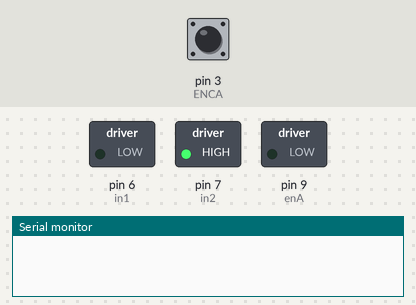
Bench run of a sketch on a simulated Arduino Uno, built with avr-gcc and run on an emulated ATmega328P. On the bench: switched loads named in the sketch (green lamp = pin HIGH), the last lines printed to the serial monitor. The test bench sets the inputs (shaded band); at power-on: pin 3 (ENCA) HIGH.

Above: at 0.1 s.
At 0.9 s:
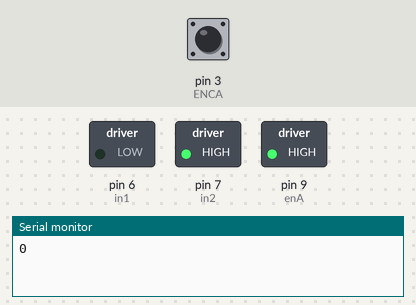
Timing chart, 0 to 2.4 s (numbered marks = the images above):
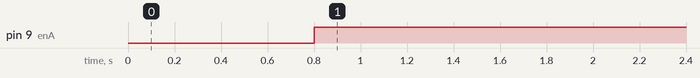

Measured:
- by itself, pin 9 (enA): LOW → HIGH at 0.80 s

The sketch:

Motor_two_Open_Loop.ino
```cpp
#include <util/atomic.h> // For the ATOMIC_BLOCK macro
//Motor driver pin decleration
#define enA 9
#define in1 6
#define in2 7
//Encoder pin Decleration
#define ENCA 3 // YELLOW
#define ENCB 2 // WHITE

volatile int posi = 0; // specify posi as volatile
volatile int pos = 0; // specify posi as volatile
float prevTime = 0; // variable to store the previous time
float currentTime = 0;
volatile int prevPos = 0; // variable to store the previous position
float velocity = 0; // variable to store the calculated velocity
int CPR = 11; //CPR is counts per revolution of encoder

double desired_vel = 1350; //max speed is 2640 RPM
double pwm;
int max_vel = 2700; //This value will change depending on the battery charge
String run = "true"; //change this to "true" if you want to start the program from python. "false" to start it here
//Max voltage applied to motor two is 12 V. Must apply 15.5 V from the power source.


void setup() {
  Serial.begin(9600);
  //Encoder Setup
  pinMode(ENCA,INPUT);
  pinMode(ENCB,INPUT);
  attachInterrupt(digitalPinToInterrupt(ENCA),readEncoder,RISING); //check when encoder A is rising and un the readEncoder function

  //Motor driver Setup
  pinMode(enA, OUTPUT);
  pinMode(in1, OUTPUT);
  pinMode(in2, OUTPUT);

  // Set initial rotation direction
  digitalWrite(in1, LOW);
  digitalWrite(in2, HIGH);
}

void loop() {
  while(run == "false"){  //Don't run the program until data is recived from python
      Serial.println("not running");
      if (Serial.available() > 0){
        run = Serial.readString();

      }
    }

//Encoder Run
  int pos = 0;
  ATOMIC_BLOCK(ATOMIC_RESTORESTATE) { //prevents the posi var from being changed by the interupt while its being read. Makes it more accurate
    pos = posi;
  }
  //Serial.println(pos);
  delay(800);
// Calculate velocity
  currentTime = millis(); // get the current time sec
  float timeDiff = currentTime - prevTime; // calculate the time difference
  if (timeDiff > 0) { //This insures we don't devide by zero but also inadvertantly ensures we only do one velocity calculation every sec as timeDiff variable will be in non decimal seconds so for TimeDiff to be >0 it has to be 1.
    //velocity = ((pos - prevPos)/CPR) / (timeDiff/60000); // calculate the velocity in RPM
    velocity = ((pos - prevPos)/CPR) / (timeDiff/1000); // calculate the velocity
    prevPos = pos; // update the previous position
    prevTime = currentTime; // update the previous time
  }
  //Print Data
  // Serial.print(String(millis()));
  // Serial.print(",");
  // Serial.print(round(desired_vel)); //desired_vel
  // Serial.print(",");
  Serial.println(round(velocity*60));  //RPM  Max speed with load: 2640rpm (from experimentation)   Max speed without loat 4800rpm (from datasheed)   1380


//Motor Run
// Drive the motor in one direction
  digitalWrite(in1, LOW);
  digitalWrite(in2, HIGH);

  // Set the desired speed (PWM value)
  int pwmOutput = 255; // Change this value to adjust the motor speed
  analogWrite(enA, pwmOutput); // Send PWM signal to L298N Enable pin


}

void readEncoder(){ //check what ENCB is doing when A is rising. If Rising then add to pos if not sub from pos
  int b = digitalRead(ENCB);
  if(b > 0){
    posi++;
  }
  else{
    posi--;
  }
}
```
